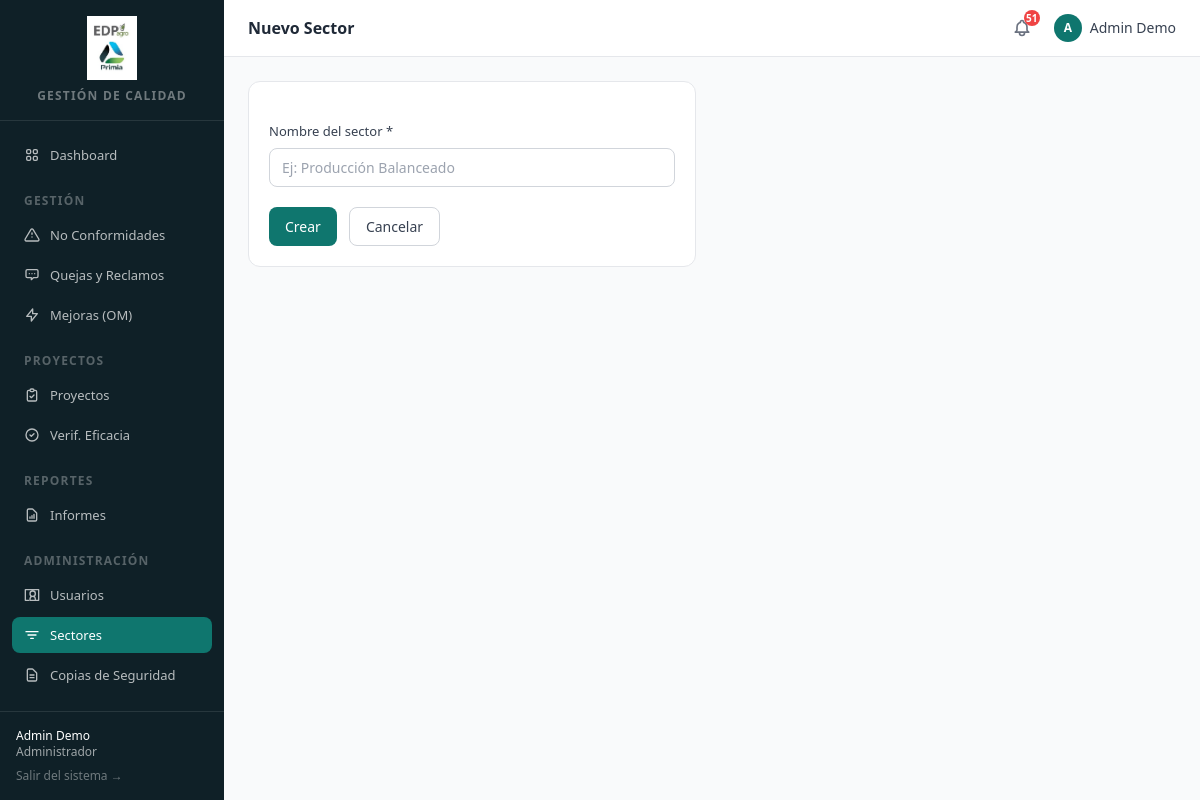
/core/sectores/nuevo/ (signed in), run on the app's committed database.
### apps/accounts/models.py (models this page shows, shortened)
class Usuario(AbstractUser):
    rol = models.CharField(max_length=20, choices=Rol, default=Rol.OPERARIO)
    area = models.CharField(max_length=100, blank=True)
    telefono = models.CharField(max_length=30, blank=True)
    class Meta:
        verbose_name = 'Usuario'
        verbose_name_plural = 'Usuarios'
    @property
    def es_admin(self):
        return self.rol == Rol.ADMIN

### apps/core/views.py (the view, shortened to what this page needs)
# urls.py: path('sectores/nuevo/', views.sector_crear, name='sector_crear'),
@login_required
def sector_crear(request):
    if not _solo_admin(request):
        messages.error(request, 'Solo el administrador puede gestionar sectores.')
        return redirect('core:sectores_lista')
    return render(request, 'core/sectores/form.html', {'titulo': 'Nuevo Sector', 'accion': 'Crear'})

### apps/core/context_processors.py (called while the page is built)
def notificaciones(request):
    if not request.user.is_authenticated:
        return {'notif_no_leidas': 0}
    count = Notificacion.objects.filter(
        usuario=request.user, leida=False
    ).count()
    return {'notif_no_leidas': count}

### apps/core/views.py (called while the page is built)
def _solo_admin(request):
    return request.user.is_superuser or getattr(request.user, 'es_admin', False)

### templates/core/sectores/form.html (shortened to what this page needs)
{% extends "base.html" %}
{% block page_title %}{{ titulo }}{% endblock %}
{% block content %}
<div class="max-w-md">
  <form method="post" class="card space-y-5">
    <div>
      <label class="form-label">Nombre del sector *</label>
      <input type="text" name="nombre" value="{{ sector.nombre|default:'' }}"
             class="form-input" placeholder="Ej: Producción Balanceado" required autofocus>
    </div>
    <div class="flex gap-3">
      <button type="submit" class="btn-primary">{{ accion }}</button>
      <a href="{% url 'core:sectores_lista' %}" class="btn-secondary">Cancelar</a>
    </div>
  </form>
</div>
{% endblock %}

### templates/base.html (shortened to what this page needs)
{% load static %}
<!DOCTYPE html>
<html lang="es" class="h-full bg-gray-50">
<head>
  <script src="https://cdn.tailwindcss.com"></script>
</head>
<body class="h-full flex" hx-headers='{"X-CSRFToken": "{{ csrf_token }}"}'>
  <aside class="w-56 min-h-screen flex flex-col bg-sidebar text-white shrink-0">
    <div class="px-4 py-4 border-b border-white/10">
      <img src="{% static 'img/logo_edp.jpg' %}" alt="EDP Agro" class="h-16 w-full object-contain mb-2">
      <p class="text-center text-xs text-white/40 tracking-widest uppercase font-semibold">Gestión de Calidad</p>
    </div>
    <nav class="flex-1 px-3 py-4 space-y-1 text-sm">
      {% with request.resolver_match.app_name as active_app %}
      <a href="{% url 'dashboard:index' %}"
         class="nav-link {% if active_app == 'dashboard' %}bg-primary text-white{% else %}text-white/70 hover:bg-white/10{% endif %}">
        Dashboard
      </a>
      <p class="px-3 pt-4 pb-1 text-xs text-white/30 uppercase tracking-widest font-semibold">Gestión</p>
      <a href="{% url 'nc:lista' %}"
         class="nav-link {% if active_app == 'nc' %}bg-primary text-white{% else %}text-white/70 hover:bg-white/10{% endif %}">
        <svg class="w-4 h-4" fill="none" viewBox="0 0 24 24" stroke="currentColor"><path stroke-linecap="round" stroke-linejoin="round" stroke-width="2" d="M12 9v2m0 4h.01M10.29 3.86L1.82 18a2 2 0 001.71 3h16.94a2 2 0 001.71-3L13.71 3.86a2 2 0 00-3.42 0z"/></svg>
        No Conformidades
      </a>
      <a href="{% url 'qr:lista' %}"
         class="nav-link {% if active_app == 'qr' %}bg-primary text-white{% else %}text-white/70 hover:bg-white/10{% endif %}">
        <svg class="w-4 h-4" fill="none" viewBox="0 0 24 24" stroke="currentColor"><path stroke-linecap="round" stroke-linejoin="round" stroke-width="2" d="M8 10h.01M12 10h.01M16 10h.01M9 16H5a2 2 0 01-2-2V6a2 2 0 012-2h14a2 2 0 012 2v8a2 2 0 01-2 2h-5l-3 3v-3z"/></svg>
        Quejas y Reclamos
      </a>
      <a href="{% url 'om:lista' %}"
         class="nav-link {% if active_app == 'om' %}bg-primary text-white{% else %}text-white/70 hover:bg-white/10{% endif %}">
        <svg class="w-4 h-4" fill="none" viewBox="0 0 24 24" stroke="currentColor"><path stroke-linecap="round" stroke-linejoin="round" stroke-width="2" d="M13 10V3L4 14h7v7l9-11h-7z"/></svg>
        Mejoras (OM)
      </a>
      <p class="px-3 pt-4 pb-1 text-xs text-white/30 uppercase tracking-widest font-semibold">Proyectos</p>
      <a href="{% url 'proyectos:lista' %}"
         class="nav-link {% if active_app == 'proyectos' %}bg-primary text-white{% else %}text-white/70 hover:bg-white/10{% endif %}">
        <svg class="w-4 h-4" fill="none" viewBox="0 0 24 24" stroke="currentColor"><path stroke-linecap="round" stroke-linejoin="round" stroke-width="2" d="M9 5H7a2 2 0 00-2 2v12a2 2 0 002 2h10a2 2 0 002-2V7a2 2 0 00-2-2h-2M9 5a2 2 0 002 2h2a2 2 0 002-2M9 5a2 2 0 012-2h2a2 2 0 012 2m-6 9l2 2 4-4"/></svg>
        Proyectos
      </a>
      <a href="{% url 'verificacion:lista' %}"
         class="nav-link {% if active_app == 'verificacion' %}bg-primary text-white{% else %}text-white/70 hover:bg-white/10{% endif %}">
        <svg class="w-4 h-4" fill="none" viewBox="0 0 24 24" stroke="currentColor"><path stroke-linecap="round" stroke-linejoin="round" stroke-width="2" d="M9 12l2 2 4-4m6 2a9 9 0 11-18 0 9 9 0 0118 0z"/></svg>
        Verif. Eficacia
      </a>
      <p class="px-3 pt-4 pb-1 text-xs text-white/30 uppercase tracking-widest font-semibold">Reportes</p>
      <a href="{% url 'reportes:index' %}"
         class="nav-link {% if active_app == 'reportes' %}bg-primary text-white{% else %}text-white/70 hover:bg-white/10{% endif %}">
        <svg class="w-4 h-4" fill="none" viewBox="0 0 24 24" stroke="currentColor"><path stroke-linecap="round" stroke-linejoin="round" stroke-width="2" d="M9 17v-2m3 2v-4m3 4v-6m2 10H7a2 2 0 01-2-2V5a2 2 0 012-2h5.586a1 1 0 01.707.293l5.414 5.414a1 1 0 01.293.707V19a2 2 0 01-2 2z"/></svg>
        Informes
      </a>
      {% if request.user.es_admin or request.user.is_superuser %}
      <p class="px-3 pt-4 pb-1 text-xs text-white/30 uppercase tracking-widest font-semibold">Administración</p>
      <a href="{% url 'accounts:usuarios_lista' %}"
         class="nav-link {% if active_app == 'accounts' %}bg-primary text-white{% else %}text-white/70 hover:bg-white/10{% endif %}">
        <svg class="w-4 h-4" fill="none" viewBox="0 0 24 24" stroke="currentColor"><path stroke-linecap="round" stroke-linejoin="round" stroke-width="2" d="M17 20h5V4H2v16h5m10 0v-2a4 4 0 00-8 0v2m8 0H9m8-10a4 4 0 11-8 0 4 4 0 018 0z"/></svg>
        Usuarios
      </a>
      <a href="{% url 'core:sectores_lista' %}"
         class="nav-link {% if active_app == 'core' %}bg-primary text-white{% else %}text-white/70 hover:bg-white/10{% endif %}">
        <svg class="w-4 h-4" fill="none" viewBox="0 0 24 24" stroke="currentColor"><path stroke-linecap="round" stroke-linejoin="round" stroke-width="2" d="M3 7h18M6 12h12M10 17h4"/></svg>
        Sectores
      </a>
      <a href="{% url 'backups:lista' %}"
         class="nav-link {% if active_app == 'backups' %}bg-primary text-white{% else %}text-white/70 hover:bg-white/10{% endif %}">
        <svg class="w-4 h-4" fill="none" viewBox="0 0 24 24" stroke="currentColor"><path stroke-linecap="round" stroke-linejoin="round" stroke-width="2" d="M9 12h6m-6 4h6m2 5H7a2 2 0 01-2-2V5a2 2 0 012-2h5.586a1 1 0 01.707.293l5.414 5.414a1 1 0 01.293.707V19a2 2 0 01-2 2z"/></svg>
        Copias de Seguridad
      </a>
      {% endif %}
      {% endwith %}
    </nav>
    <div class="px-4 py-4 border-t border-white/10 text-xs text-white/60">
      <p class="font-medium text-white truncate">{{ request.user.get_full_name|default:request.user.username }}</p>
      <p class="truncate">{{ request.user.get_rol_display }}</p>
      <form method="post" action="{% url 'accounts:logout' %}" class="mt-2">
        <button type="submit" class="text-white/40 hover:text-white transition-colors">Salir del sistema →</button>
      </form>
    </div>
  </aside>
  <div class="flex-1 flex flex-col min-h-screen overflow-auto">
    <header class="sticky top-0 z-10 bg-white border-b border-gray-200 flex items-center justify-between px-6 py-3">
      <h1 class="text-base font-semibold text-gray-800">{% block page_title %}{% endblock %}</h1>
      <div class="flex items-center gap-4">
        <div class="relative" id="notif-widget">
          <button id="notif-btn"
                  hx-get="{% url 'notificaciones:panel' %}"
                  hx-target="#notif-dropdown"
                  hx-swap="innerHTML"
                  hx-trigger="click[!htmx.find('#notif-dropdown').classList.contains('notif-loaded')]"
                  onclick="toggleNotifDropdown(event)"
                  class="relative p-1.5 rounded-lg text-gray-500 hover:bg-gray-100 transition-colors">
            {% if notif_no_leidas %}
            <span id="notif-badge"
                  class="absolute -top-0.5 -right-0.5 w-4 h-4 bg-red-500 text-white text-[10px] font-bold rounded-full flex items-center justify-center">
              {{ notif_no_leidas }}
            </span>
            {% endif %}
          </button>
        </div>
        <div class="flex items-center gap-2 text-sm text-gray-700">
          <div class="w-7 h-7 rounded-full bg-primary text-white flex items-center justify-center text-xs font-bold uppercase">
            {{ request.user.username|slice:":1" }}
          </div>
          <span class="hidden sm:block font-medium">{{ request.user.get_full_name|default:request.user.username }}</span>
        </div>
      </div>
    </header>
    <main class="flex-1 px-6 py-6">
      {% block content %}{% endblock %}
    </main>
  </div>
</body>
</html>

### templates/base.html (style rules this page uses)
.nav-link { display: flex; align-items: center; gap: 0.625rem; padding: 0.5rem 0.75rem; border-radius: 0.5rem; transition: background-color 0.15s; font-size: 0.8125rem; }
.btn-primary { display: inline-flex; align-items: center; gap: 0.375rem; padding: 0.5rem 1rem; background-color: #0f766e; color: white; border-radius: 0.5rem; font-size: 0.875rem; font-weight: 500; transition: background-color 0.15s; }
.btn-secondary { display: inline-flex; align-items: center; gap: 0.375rem; padding: 0.5rem 1rem; background-color: white; color: #374151; border: 1px solid #d1d5db; border-radius: 0.5rem; font-size: 0.875rem; font-weight: 500; transition: background-color 0.15s; }
.form-input { display: block; width: 100%; padding: 0.5rem 0.75rem; border: 1px solid #d1d5db; border-radius: 0.5rem; font-size: 0.875rem; color: #111827; background-color: white; transition: border-color 0.15s, box-shadow 0.15s; }
.form-label { display: block; font-size: 0.8125rem; font-weight: 500; color: #374151; margin-bottom: 0.375rem; }
.card { background-color: white; border-radius: 0.75rem; border: 1px solid #e5e7eb; padding: 1.25rem; }

### data on the page
Usuario: user.get_full_name "Admin Demo", user.rol "Administrador", user.username "A"

### other printed values
{{ titulo }} "Nuevo Sector"
{{ notif_no_leidas }} "51"
{{ accion }} "Crear"
